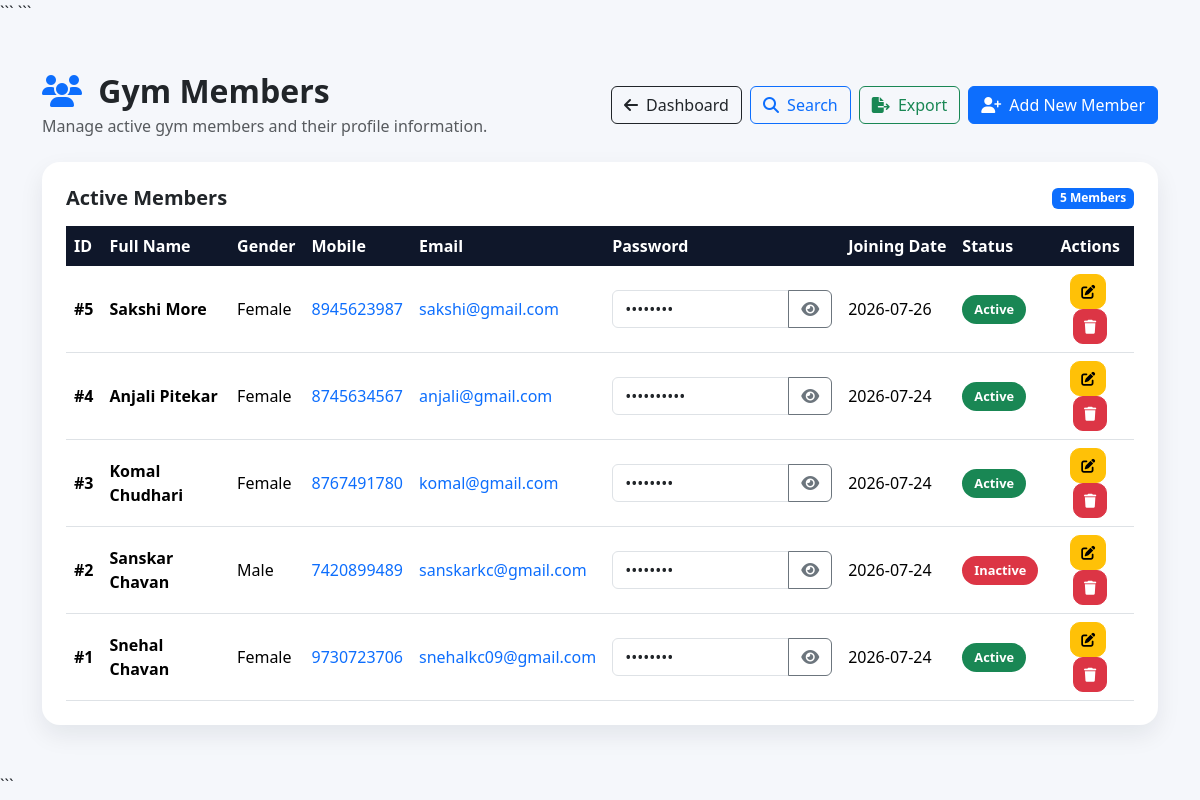
Page /view_members (signed in) on the committed database.
### tables this page shows
CREATE TABLE members(
            member_id INTEGER PRIMARY KEY AUTOINCREMENT,
            full_name TEXT NOT NULL,
            gender TEXT NOT NULL,
            dob TEXT,
            mobile TEXT UNIQUE NOT NULL,
            email TEXT,
            height REAL,
            weight REAL,
            address TEXT,
            joining_date TEXT DEFAULT (DATE('now')),
            status TEXT DEFAULT 'Active'
        , password TEXT, qr_code TEXT);

### app.py (the view)
@app.route('/view_members')
@admin_required
def view_members():
    conn = get_connection()
    conn.row_factory = sql.Row
    cur = conn.cursor()
    cur.execute("""
        SELECT *
        FROM members
        ORDER BY member_id DESC
    """)
    members = cur.fetchall()
    print("Total Members:", len(members))
    for m in members:
        print(dict(m))
    conn.close()
    return render_template('view_members.html', members=members)

### app.py (called while the page is built)
def admin_required(f):
    @wraps(f)
    def decorated_function(*args, **kwargs):
        if 'admin' not in session:
            flash("Please login as Admin.","warning")
            return redirect(url_for('home'))
        return f(*args, **kwargs)
    return decorated_function

### database.py (called while the page is built)
def get_connection():
    conn = sql.connect(DATABASE_PATH)
    conn.row_factory = sql.Row
    conn.execute('PRAGMA foreign_keys = ON')
    return conn

### templates/view_members.html (shortened to what this page needs)
<!DOCTYPE html>
<html lang="en">
<head>
    <link href="https://cdn.jsdelivr.net/npm/bootstrap@5.3.3/dist/css/bootstrap.min.css" rel="stylesheet">
    <link rel="stylesheet" href="https://cdnjs.cloudflare.com/ajax/libs/font-awesome/6.5.2/css/all.min.css">
</head>
<body>
    ```
    <div class="container py-5">
        <div class="d-flex flex-wrap justify-content-between align-items-center gap-3 mb-4">
            <div>
                <h2 class="fw-bold mb-1">
                    <i class="fa-solid fa-users me-2 text-primary"></i>
                    Gym Members
                </h2>
                <p class="text-muted mb-0">Manage active gym members and their profile information.</p>
            </div>
            <div class="d-flex gap-2 flex-wrap">
                <a href="/dashboard" class="btn btn-outline-dark">
                    <i class="fa-solid fa-arrow-left me-1"></i>
                    Dashboard
                </a>
                <a href="/search_member" class="btn btn-outline-primary">
                    <i class="fa-solid fa-magnifying-glass me-1"></i>
                    Search
                </a>
                <a href="#" class="btn btn-outline-success">
                    <i class="fa-solid fa-file-export me-1"></i>
                    Export
                </a>
                <a href="/add_member" class="btn btn-primary">
                    <i class="fa-solid fa-user-plus me-1"></i>
                    Add New Member
                </a>
            </div>
        </div>
        <div class="card page-card">
            <div class="card-body p-4">
                <div class="d-flex justify-content-between align-items-center mb-3">
                    <h5 class="mb-0 fw-bold">Active Members</h5>
                    <span class="badge bg-primary">{{ members|length }} Members</span>
                </div>
                <div class="table-responsive">
                    <table class="table table-hover align-middle mb-0">
                        <thead>
                            <tr>
                                <th>ID</th>
                                <th>Full Name</th>
                                <th>Gender</th>
                                <th>Mobile</th>
                                <th>Email</th>
                                <th>Password</th>
                                <th>Joining Date</th>
                                <th>Status</th>
                                <th class="text-center">Actions</th>
                            </tr>
                        </thead>
                        <tbody>
                            {% if members %}
                            {% for member in members %}
                            <tr>
                                <td>
                                    <span class="fw-semibold">#{{ member.member_id }}</span>
                                </td>
                                <td>
                                    <div class="fw-semibold">{{ member.full_name }}</div>
                                </td>
                                <td>{{ member.gender }}</td>
                                <td>
                                    <a href="tel:{{ member.mobile }}" class="text-decoration-none">
                                        {{ member.mobile }}
                                    </a>
                                </td>
                                <td>
                                    {% if member.email %}
                                    <a href="mailto:{{ member.email }}" class="text-decoration-none">
                                        {{ member.email }}
                                    </a>
                                    {% else %}
                                    <span class="text-muted">N/A</span>
                                    {% endif %}
                                </td>
                                <td>
                                    <div class="input-group">
                                        <input type="password" value="{{ member.password }}" class="form-control"
                                            id="pass{{ member.member_id }}" readonly>
                                        <button class="btn btn-outline-secondary" type="button"
                                            onclick="togglePassword('pass{{ member.member_id }}')">
                                            <i class="fa-solid fa-eye"></i>
                                        </button>
                                    </div>
                                </td>
                                <td>{{ member.joining_date }}</td>
                                <td>
                                    {% if member.status == 'Active' %}
                                    <span class="badge bg-success badge-status">Active</span>
                                    {% else %}
                                    <span class="badge bg-danger badge-status">Inactive</span>
                                    {% endif %}
                                </td>
                                <td class="text-center">
                                    <a href="/update_member/{{ member.member_id }}"
                                        class="btn btn-warning btn-sm action-btn me-1" title="Edit Member">
                                        <i class="fa-solid fa-pen-to-square"></i>
                                    </a>
                                    <a href="/delete_member/{{ member.member_id }}"
                                        class="btn btn-danger btn-sm action-btn" title="Move to Inactive"
                                        onclick="return confirm('Are you sure you want to move this member to the inactive list?')">
                                        <i class="fa-solid fa-trash"></i>
                                    </a>
                                </td>
                            </tr>
                            {% endfor %}
                            {% endif %}
                        </tbody>
                    </table>
                </div>
            </div>
        </div>
    </div>
    ```
</body>
</html>

### templates/view_members.html (style rules this page uses)
body { background: #f5f7fb; font-family: 'Segoe UI', sans-serif; }
.page-card { border: 0; border-radius: 18px; box-shadow: 0 10px 25px rgba(15, 23, 42, 0.08); }
.table thead th { background: #0f172a; color: #fff; border: 0; white-space: nowrap; }
.badge-status { font-size: 0.8rem; padding: 8px 12px; border-radius: 999px; }
.action-btn { border-radius: 10px; padding: 6px 10px; }

### rows in the picture
members: member_id "5", full_name "Sakshi More", gender "Female", mobile "8945623987", email "sakshi@gmail.com", joining_date "2026-07-26", status "Active"
members: member_id "4", full_name "Anjali Pitekar", gender "Female", mobile "8745634567", email "anjali@gmail.com", joining_date "2026-07-24", status "Active"
members: member_id "3", full_name "Komal Chudhari", gender "Female", mobile "8767491780", email "komal@gmail.com", joining_date "2026-07-24", status "Active"
members: member_id "2", full_name "Sanskar Chavan", gender "Male", mobile "7420899489", email "sanskarkc@gmail.com", joining_date "2026-07-24", status "Inactive"
members: member_id "1", full_name "Snehal Chavan", gender "Female", mobile "9730723706", email "snehalkc09@gmail.com", joining_date "2026-07-24", status "Active"

### other values in the picture
{{ members|length }} "5"
